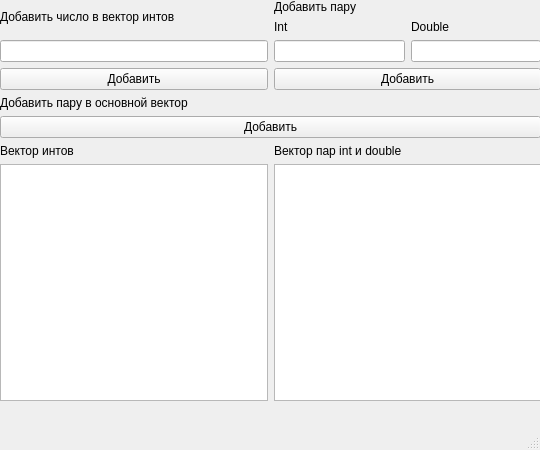
<?xml version="1.0" encoding="UTF-8"?>
<ui version="4.0">
 <class>MainWindow</class>
 <widget class="QMainWindow" name="MainWindow">
  <property name="geometry">
   <rect>
    <x>0</x>
    <y>0</y>
    <width>540</width>
    <height>450</height>
   </rect>
  </property>
  <property name="windowTitle">
   <string>MainWindow</string>
  </property>
  <widget class="QWidget" name="centralwidget">
   <widget class="QWidget" name="verticalLayoutWidget">
    <property name="geometry">
     <rect>
      <x>0</x>
      <y>0</y>
      <width>541</width>
      <height>401</height>
     </rect>
    </property>
    <layout class="QVBoxLayout" name="verticalLayout">
     <item>
      <layout class="QHBoxLayout" name="horizontalLayout">
       <item>
        <layout class="QVBoxLayout" name="verticalLayout_2">
         <item>
          <widget class="QLabel" name="label_2">
           <property name="text">
            <string>Добавить число в вектор интов</string>
           </property>
          </widget>
         </item>
         <item>
          <widget class="QLineEdit" name="lineEdit_2"/>
         </item>
         <item>
          <widget class="QPushButton" name="pushButton_3">
           <property name="text">
            <string>Добавить</string>
           </property>
          </widget>
         </item>
        </layout>
       </item>
       <item>
        <layout class="QVBoxLayout" name="verticalLayout_3">
         <item>
          <widget class="QLabel" name="label_3">
           <property name="text">
            <string>Добавить пару </string>
           </property>
          </widget>
         </item>
         <item>
          <layout class="QHBoxLayout" name="horizontalLayout_2">
           <item>
            <layout class="QVBoxLayout" name="verticalLayout_4">
             <item>
              <widget class="QLabel" name="label_4">
               <property name="text">
                <string>Int</string>
               </property>
              </widget>
             </item>
             <item>
              <widget class="QLineEdit" name="lineEdit_3"/>
             </item>
            </layout>
           </item>
           <item>
            <layout class="QVBoxLayout" name="verticalLayout_5">
             <item>
              <widget class="QLabel" name="label_5">
               <property name="text">
                <string>Double</string>
               </property>
              </widget>
             </item>
             <item>
              <widget class="QLineEdit" name="lineEdit_4"/>
             </item>
            </layout>
           </item>
          </layout>
         </item>
         <item>
          <widget class="QPushButton" name="pushButton_2">
           <property name="text">
            <string>Добавить</string>
           </property>
          </widget>
         </item>
        </layout>
       </item>
      </layout>
     </item>
     <item>
      <layout class="QVBoxLayout" name="verticalLayout_6">
       <item>
        <widget class="QLabel" name="label">
         <property name="text">
          <string>Добавить пару в основной вектор</string>
         </property>
        </widget>
       </item>
       <item>
        <widget class="QPushButton" name="pushButton">
         <property name="text">
          <string>Добавить</string>
         </property>
        </widget>
       </item>
       <item>
        <layout class="QHBoxLayout" name="horizontalLayout_3">
         <item>
          <layout class="QVBoxLayout" name="verticalLayout_8">
           <item>
            <widget class="QLabel" name="label_6">
             <property name="text">
              <string>Вектор интов</string>
             </property>
            </widget>
           </item>
           <item>
            <widget class="QTextBrowser" name="textBrowser"/>
           </item>
          </layout>
         </item>
         <item>
          <layout class="QVBoxLayout" name="verticalLayout_7">
           <item>
            <widget class="QLabel" name="label_7">
             <property name="text">
              <string>Вектор пар int и double</string>
             </property>
            </widget>
           </item>
           <item>
            <widget class="QTextBrowser" name="textBrowser_2"/>
           </item>
          </layout>
         </item>
        </layout>
       </item>
      </layout>
     </item>
    </layout>
   </widget>
   <widget class="QLineEdit" name="lineEdit">
    <property name="geometry">
     <rect>
      <x>80</x>
      <y>460</y>
      <width>526</width>
      <height>28</height>
     </rect>
    </property>
   </widget>
  </widget>
  <widget class="QMenuBar" name="menubar">
   <property name="geometry">
    <rect>
     <x>0</x>
     <y>0</y>
     <width>540</width>
     <height>25</height>
    </rect>
   </property>
  </widget>
  <widget class="QStatusBar" name="statusbar"/>
 </widget>
 <resources/>
 <connections/>
</ui>
